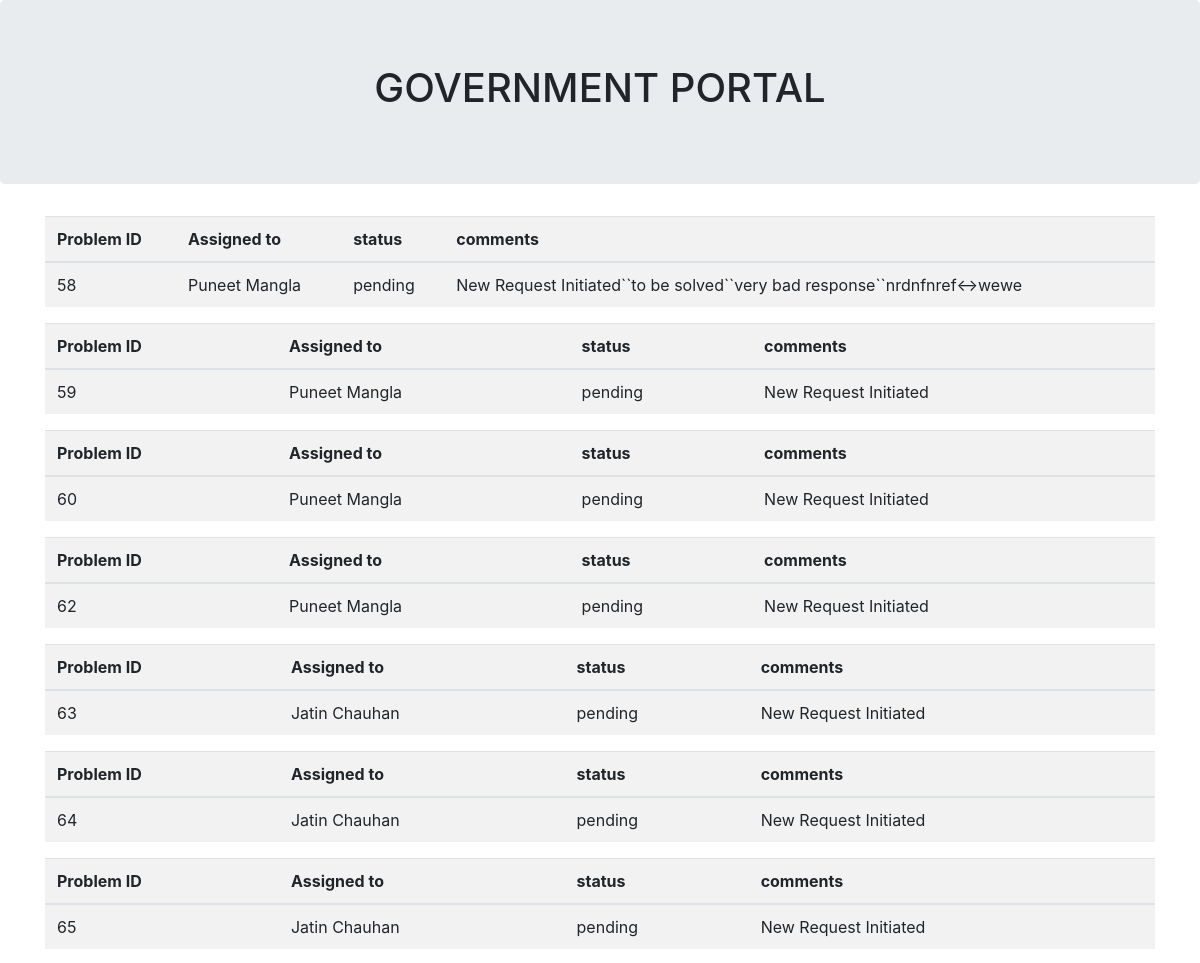
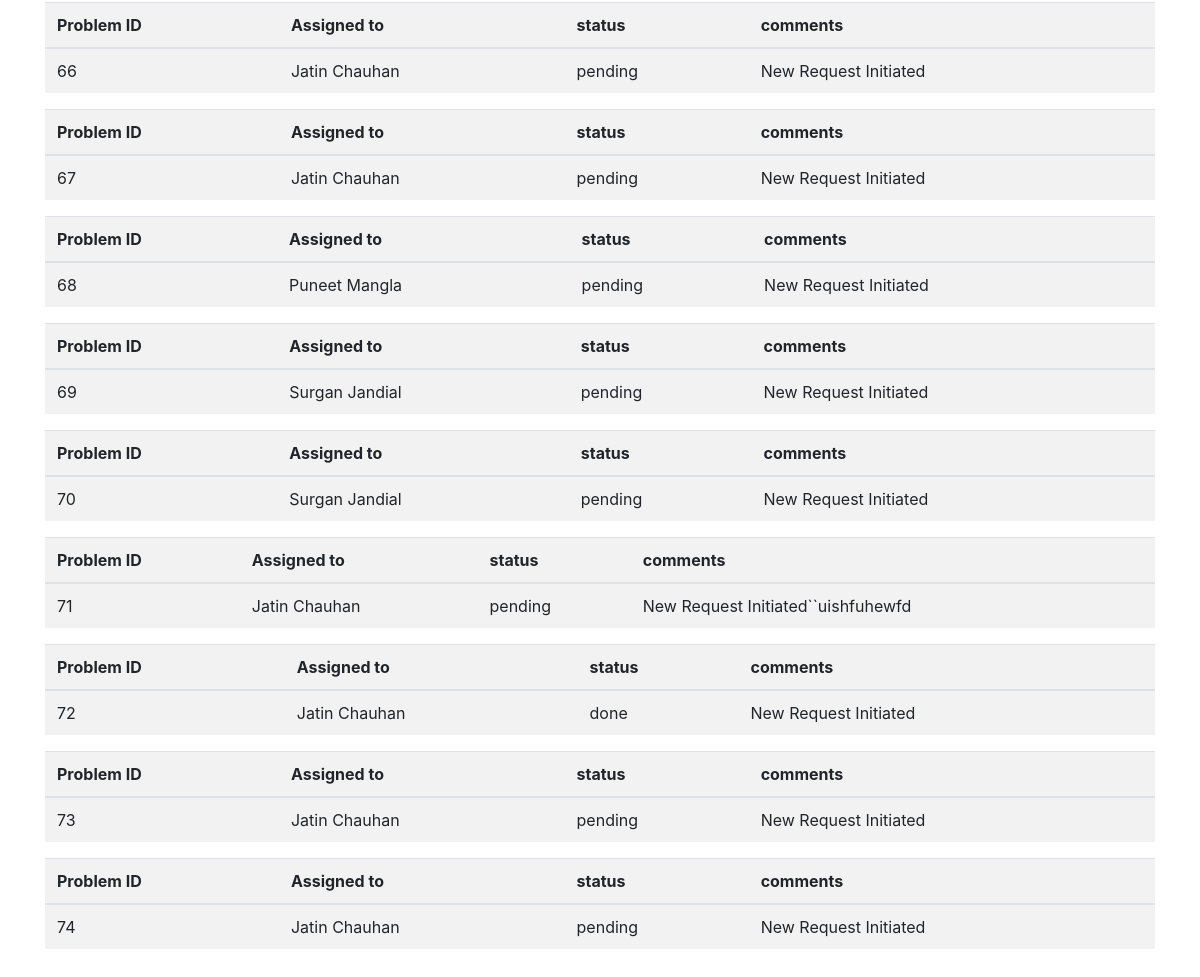
The app's page /comments/, older data (2 pictures, top to bottom).
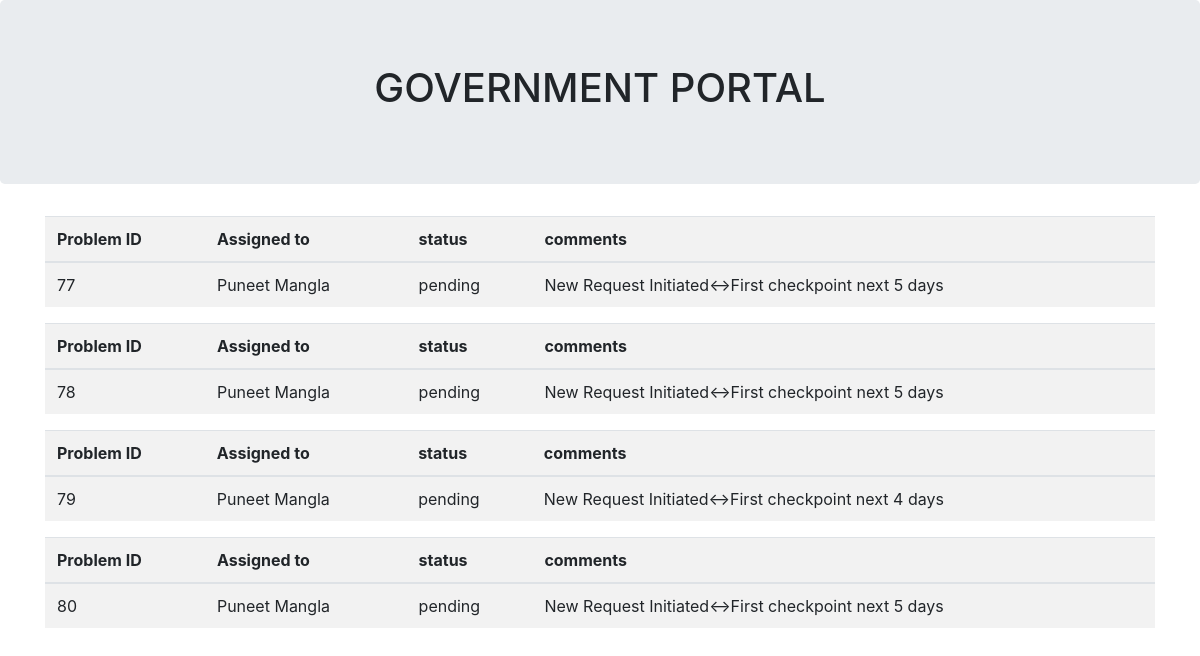
The same page, newer data.
### object/models.py (models this page shows)
class Assigned(models.Model):
    query = models.ForeignKey(QueryImage, on_delete=models.CASCADE)
    worker = models.ForeignKey(Worker,on_delete=models.CASCADE)
    status = models.CharField(max_length=10, default="pending")
    logs = models.CharField(max_length=1000, default="New Request Initiated")

class QueryImage(models.Model):
    query_image = models.FileField(upload_to='images/')
    name = models.CharField(max_length=500)
    long = models.CharField(max_length=500, default="")
    lat = models.CharField(max_length = 500, default="")
    aadhar = models.CharField(max_length = 500, default="")
    category = models.CharField(max_length = 500, default="spam")
    confidence = models.FloatField(default=0.5)
    class Meta:
        db_table = 'query_images'

class Worker(models.Model):
    name = models.CharField(max_length=500)
    designation = models.CharField(max_length=100)
    email = models.CharField(max_length=100)
    password = models.CharField(max_length = 100, default = "")

### object/views.py (the view)
# urls.py: path('comments/', views.comments, name = 'comments'),
def comments(request):
    comments = Assigned.objects.all()
    return render(request, 'object/status_depend.html',
                    {'comment_data': list(comments)} )

### object/templates/object/status_depend.html (shortened to what this page needs)
<html>
<head>
     {% load staticfiles %}
</head>
   <body>
<link href="//maxcdn.bootstrapcdn.com/bootstrap/4.0.0/css/bootstrap.min.css" rel="stylesheet" id="bootstrap-css">
<link href="https://maxcdn.bootstrapcdn.com/font-awesome/4.7.0/css/font-awesome.min.css" rel="stylesheet">
<section class="jumbotron text-center">
    <div class="container">
        <h1 class="jumbotron-heading">GOVERNMENT PORTAL</h1>
     </div>
</section>
<div class="container mb-4">
    <div class="row">
        <div class="col-12">
            <div class="table-responsive">
                {% for problem in comment_data %}
                <table class="table table-striped">
                        <tr>
                            <th > Problem ID </th>
                            <th > Assigned to </th>
                            <th > status</th>
                            <th  >comments</th>
                        </tr>
                    <tbody>
                    <div class="feed" id="count_{{ forloop.counter }}" data-value="{{ problem.id }}">
                        <tr>
                            <td><span id="category_{{ problem.query.category }}">{{ problem.query.id }}</span></td>
                            <td><span id="category_{{ problem.worker.name }}">{{ problem.worker.name }}</span></td>
                            <td><span id="long_{{ problem.status }}">{{ problem.status }}</span></td>
                            <td><span id="long_{{ problem.logs }}">{{ problem.logs }}</td>
                        </tr>
                         </div>
                    </tbody>
                </table>
                {% endfor %}
            </div>
        </div>
    </div>
</div>
   </body>
</html>

Row changes from the older to the newer data that the page shows:
removed Assigned: query.id "58", worker.name "Puneet Mangla", status "pending", logs "New Request Initiated``to be solved``very bad response``nrdnfnref<->wewe"
removed Assigned: query.id "59", worker.name "Puneet Mangla", status "pending", logs "New Request Initiated"
removed Assigned: query.id "60", worker.name "Puneet Mangla", status "pending", logs "New Request Initiated"
removed Assigned: query.id "62", worker.name "Puneet Mangla", status "pending", logs "New Request Initiated"
removed Assigned: query.id "63", worker.name "Jatin Chauhan", status "pending", logs "New Request Initiated"
removed Assigned: query.id "64", worker.name "Jatin Chauhan", status "pending", logs "New Request Initiated"
removed Assigned: query.id "65", worker.name "Jatin Chauhan", status "pending", logs "New Request Initiated"
removed Assigned: query.id "66", worker.name "Jatin Chauhan", status "pending", logs "New Request Initiated"
removed Assigned: query.id "67", worker.name "Jatin Chauhan", status "pending", logs "New Request Initiated"
removed Assigned: query.id "68", worker.name "Puneet Mangla", status "pending", logs "New Request Initiated"
removed Assigned: query.id "69", worker.name "Surgan Jandial", status "pending", logs "New Request Initiated"
removed Assigned: query.id "70", worker.name "Surgan Jandial", status "pending", logs "New Request Initiated"
removed Assigned: query.id "71", worker.name "Jatin Chauhan", status "pending", logs "New Request Initiated``uishfuhewfd"
removed Assigned: query.id "72", worker.name "Jatin Chauhan", status "done", logs "New Request Initiated"
removed Assigned: query.id "73", worker.name "Jatin Chauhan", status "pending", logs "New Request Initiated"
removed Assigned: query.id "74", worker.name "Jatin Chauhan", status "pending", logs "New Request Initiated"
added Assigned: query.id "77", worker.name "Puneet Mangla", status "pending", logs "New Request Initiated<->First checkpoint next 5 days"
added Assigned: query.id "78", worker.name "Puneet Mangla", status "pending", logs "New Request Initiated<->First checkpoint next 5 days"
added Assigned: query.id "79", worker.name "Puneet Mangla", status "pending", logs "New Request Initiated<->First checkpoint next 4 days"
added Assigned: query.id "80", worker.name "Puneet Mangla", status "pending", logs "New Request Initiated<->First checkpoint next 5 days"
